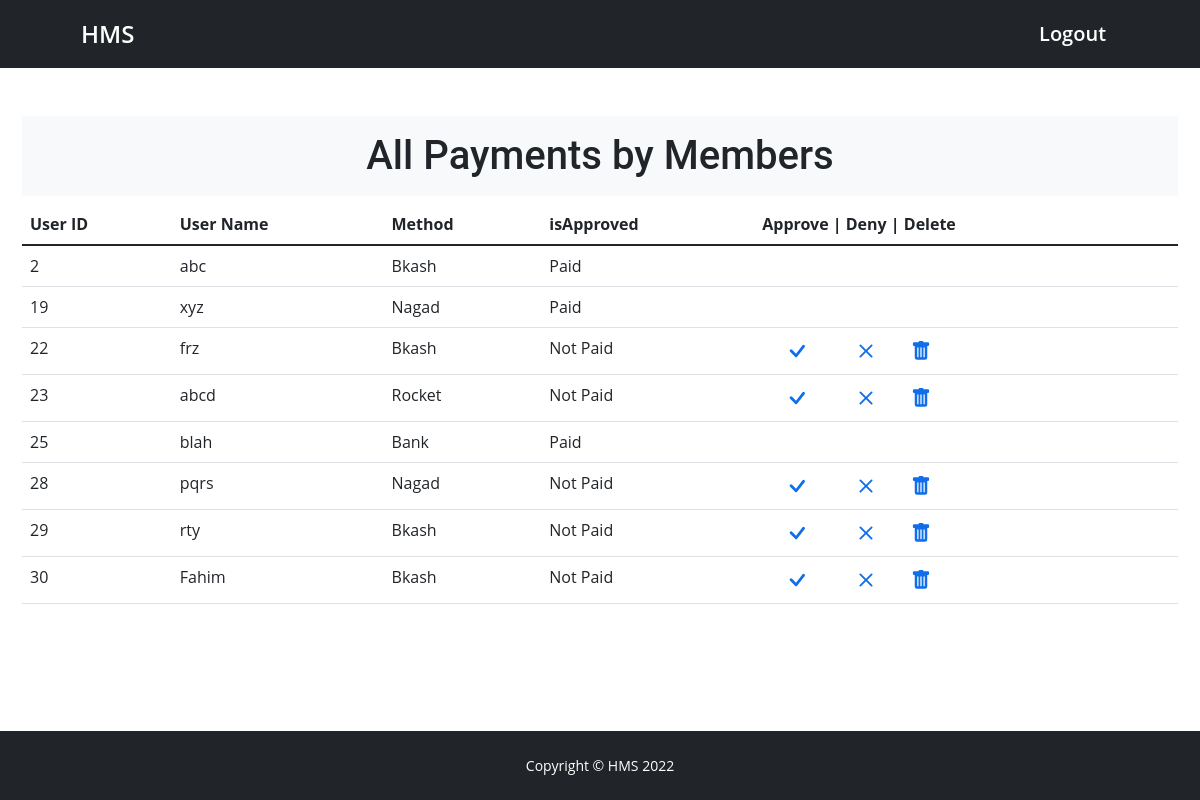
The app's page /viewpayment.php (signed in) with its own data.
### tables this page shows
CREATE TABLE `payments` (
  `id` int(11) NOT NULL,
  `method` enum('1','2','3','4','5') DEFAULT NULL COMMENT '1:BKash, 2:Nagad, 3:Rocket, 4:Bank, 5:Manual',
  `isApproved` tinyint(1) DEFAULT NULL,
  `createdAt` datetime NOT NULL,
  `updatedAt` datetime NOT NULL,
  `userId` int(11) DEFAULT NULL
);

CREATE TABLE `users` (
  `id` int(11) NOT NULL,
  `name` varchar(255) DEFAULT NULL,
  `address` varchar(255) DEFAULT NULL,
  `email` varchar(255) DEFAULT NULL,
  `password` varchar(255) DEFAULT NULL,
  `phone` varchar(255) DEFAULT NULL,
  `type` enum('1','2') DEFAULT NULL COMMENT '1:Admin, 2:User',
  `nid` varchar(255) DEFAULT NULL,
  `createdAt` datetime NOT NULL,
  `updatedAt` datetime NOT NULL,
  `seatId` int(11) DEFAULT NULL
);

### viewpayment.php (the view, shortened to what this page needs)
<?php
	$conn = mysqli_connect('localhost', 'root', '', 'hms2');
?>
<!DOCTYPE html>
<html lang="en">
    <head>
        <link href="https://cdn.jsdelivr.net/npm/bootstrap-icons@1.4.1/font/bootstrap-icons.css" rel="stylesheet" />
        <link href="css/styles.css" rel="stylesheet" />
        <link href="css/style2.css" rel="stylesheet">
    </head>
    <body>
        <nav class="navbar navbar-expand-lg navbar-dark bg-dark mb-4">
            <div class="container px-lg-5 py-lg-3">
                <a class="navbar-brand fs-4" href="Aindex.php">HMS</a>
                <div class="collapse navbar-collapse" id="navbarSupportedContent">
                    <ul class="navbar-nav ms-auto mb-2 mb-lg-0">
                        <li class="nav-item mx-2"><a class="nav-link active fs-5"  href="logout.php">Logout</a></li>
                    </ul>
                </div>
            </div>
        </nav>
        <section class="pt-4 container-fluid height-full">
            <div class="container px-lg-3">
                <div class="row gx-lg-5">
                <h1 class="text-center font-weight-bold p-3 mb-2 bg-light text-dark ">All Payments by Members</h1>
                <table class="table">
                    <thead>
                        <tr>
                        <th scope="col">User ID</th>
                        <th scope="col">User Name</th>
                        <th scope="col">Method</th>
                        <th scope="col">isApproved</th>
                        <th scope="col">Approve | Deny | Delete</th>
                        </tr>
                    </thead>
                    <?php
					$query="Select * from payments";
					$result= mysqli_query($conn,$query);
                    while($rows=mysqli_fetch_assoc($result))
                    {
                            $uid=$rows['userId'];
					?>
                        <tr>
                            <td><?php echo $rows['userId'] ?></td>
                            <td>
                                <?php
                                    $q="SELECT * FROM users WHERE `id`='$uid'";
                                    $r=mysqli_query ($conn,$q);
                                    $rowU=mysqli_fetch_assoc($r);
                                    echo $rowU['name']
                                ?>
                        </td>
                            <td><?php if($rows['method']==1){echo "Bkash";} else if($rows['method']==2){echo "Nagad";} else if($rows['method']==3){echo "Rocket";} else if($rows['method']==4){echo "Bank";}else if($rows['method']==5){echo "Manual";}?></td>
                            <td><?php if($rows['isApproved']==1) {echo "Paid";} else if($rows['isApproved']==0) {echo "Not Paid";}?>
                            <td>
                            <a href=<?php if($rows['isApproved']==0)  {echo "approvepayment.php?id=$rows[id]&userId=$rows[userId]&method=$rows[method]&isApproved=$rows[isApproved]";?> style="margin-left:5px; padding:5px;"><svg xmlns="http://www.w3.org/2000/svg" width="50" height="30" fill="currentColor" class="bi bi-check" viewBox="0 0 16 16">
                            <path d="M10.97 4.97a.75.75 0 0 1 1.07 1.05l-3.99 4.99a.75.75 0 0 1-1.08.02L4.324 8.384a.75.75 0 1 1 1.06-1.06l2.094 2.093 3.473-4.425a.267.267 0 0 1 .02-.022z"/>
                            </svg></a>
                            <a href=<?php echo "denypayment.php?id=$rows[id]&userId=$rows[userId]&method=$rows[method]&isApproved=$rows[isApproved]";?> style="margin-left:5px; padding:5px;"></a><?php ?>
                            <a href=<?php echo "deletepayment.php?id=$rows[id]&userId=$rows[userId]&method=$rows[method]&isApproved=$rows[isApproved]";?> style="margin-left:5px; padding:5px;"></a><?php }?>
                        </td>
                        </tr>
					<?php
					}
                    ?>
                    </table>
                </div>
            </section>
        <footer class="footer text-center py-4 bg-dark bg-info text-center text-lg-start fixed-bottom">
            <div class="small container"><p class="m-0 text-center text-white">Copyright &copy; HMS 2022</p></div>
        </footer>
    </body>
</html>

### css/style2.css (style rules this page uses)
body { font-family: "Open Sans", sans-serif; color: #444444; }
a { color: #106eea; text-decoration: none; }
h1, h2, h3, h4, h5, h6 { font-family: "Roboto", sans-serif; }
.navbar { padding: 0; }
.navbar ul { margin: 0; padding: 0; display: flex; list-style: none; align-items: center; }
.navbar li { position: relative; }
.navbar a, .navbar a:focus { display: flex; align-items: center; justify-content: space-between; padding: 0 3px; font-size: 15px; font-weight: 600; color: #222222; white-space: nowrap; transition: 0.3s; position: relative; }
.navbar a:hover:before, .navbar li:hover>a:before, .navbar .active:before { visibility: visible; width: 100%; }
.navbar a:hover, .navbar .active, .navbar .active:focus, .navbar li:hover>a { color: #106eea; }
section { padding: 60px 0; overflow: hidden; }

### records on screen
payments: userId "2", userId.name "abc", method "Bkash", isApproved "Paid"
payments: userId "19", userId.name "xyz", method "Nagad", isApproved "Paid"
payments: userId "22", userId.name "frz", method "Bkash", isApproved "Not Paid"
payments: userId "23", userId.name "abcd", method "Rocket", isApproved "Not Paid"
payments: userId "25", userId.name "blah", method "Bank", isApproved "Paid"
payments: userId "28", userId.name "pqrs", method "Nagad", isApproved "Not Paid"
payments: userId "29", userId.name "rty", method "Bkash", isApproved "Not Paid"
payments: userId "30", userId.name "Fahim", method "Bkash", isApproved "Not Paid"
